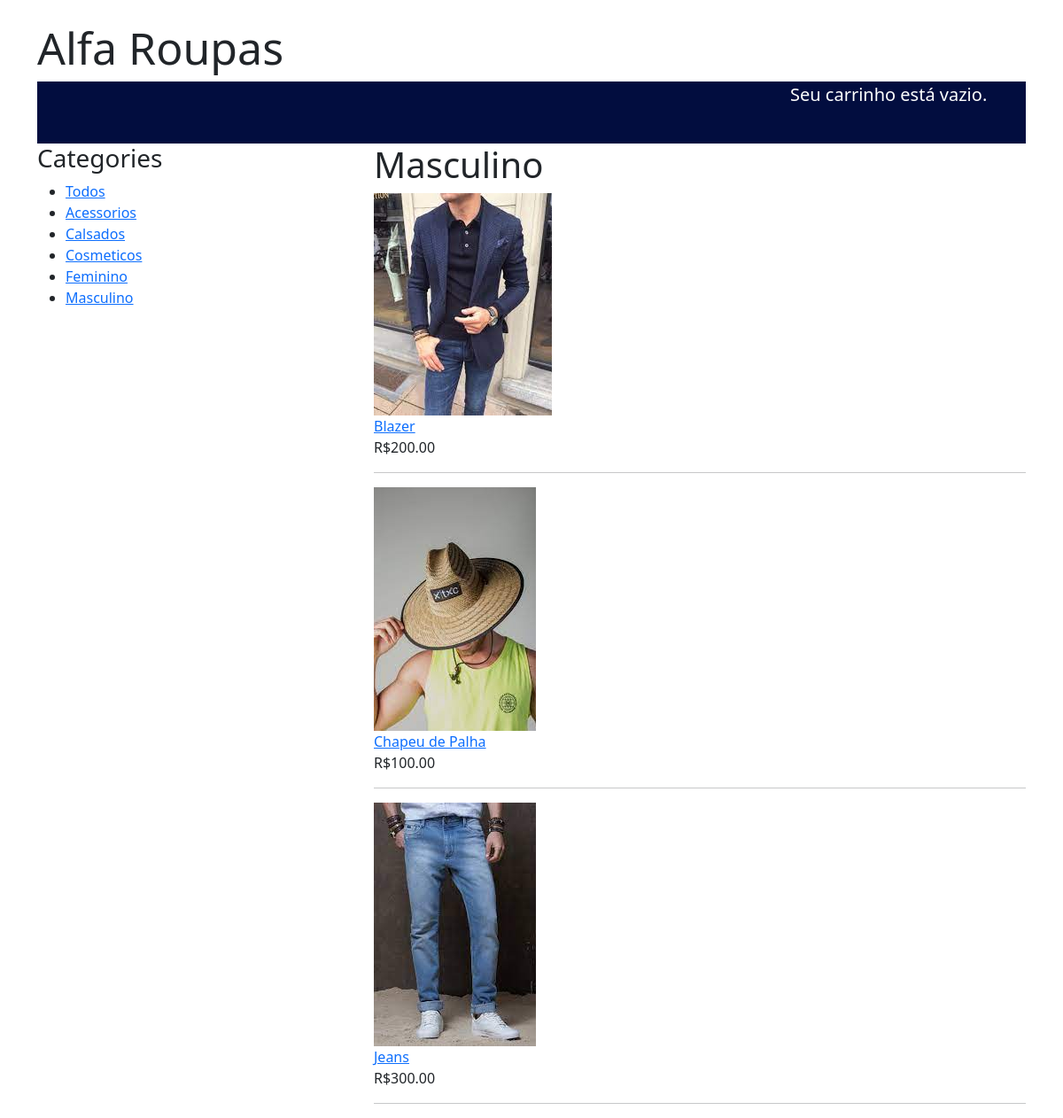
The app's page /frutas/ with its own data.
### shop/models.py (models this page shows, shortened)
class Category(models.Model):
    name= models.CharField(max_length=200, db_index=True)
    slug= models.SlugField(max_length=200, unique=True)
    class Meta:
        ordering=('name',)
        verbose_name='category'
        verbose_name_plural='categories'
    def get_absolute_url(self):
        return reverse('shop:product_list_by_category',args=[self.slug])

class Product(models.Model):
    category=models.ForeignKey(Category, related_name='products', on_delete=models.CASCADE)
    name= models.CharField(max_length=200, db_index=True)
    slug = models.SlugField(max_length=200, db_index=True)
    imagem=models.ImageField(upload_to='products/%y/%m/%d', blank='True')
    description=models.TextField(blank=True)
    price=models.DecimalField(max_digits=10, decimal_places=2)
    available=models.BooleanField(default=True)
    created=models.DateTimeField(auto_now_add=True)
    updated=models.DateTimeField(auto_now=True)
    class Meta:
        ordering =('name',)
        index_together=(('id','slug'),)
    def get_absolute_url(self):
        return reverse('shop:product_detail', args=[self.id, self.slug])

### shop/views.py (the view)
# urls.py: path('', views.product_list, name='product_list'),
def product_list(request, category_slug=None):
    category = None
    categories = Category.objects.all()
    products = Product.objects.filter(available=True)
    if category_slug:
        category = get_object_or_404(Category, slug=category_slug)
        products = products.filter(category=category)
    return render(request, 'shop/product/list.html', {'category':category,'categories':categories,'products':products})

### shop/templates/shop/product/list.html (shortened to what this page needs)
{% extends 'shop/base.html' %}
{% load static %}
    {% block content %}
<div class="row">
    <div class="col-12">
        <div class="row">
            <div class="col-4">
                    <div class="sidebar">
                       <h3>Categories</h3>
                       <ul>
                            <li {%if not category %}class="selected"{% endif %}>
                                <a href="{% url 'shop:product_list' %}">Todos</a>
                            </li>
                                {% for c in categories %}
                            <li {% if category.slug == c.slug %}class="selected"{% endif %}>
                                <a href="{{ c.get_absolute_url }}">{{c.name}}</a>
                            </li>
                                {% endfor %}
                        </ul>
                    </div>
            </div>
            <div class="col-8">
                <div class="row">
                        <h1>
                        {% if category %}
                            {{ category.name }}
                        {% else %}
                            Produtos
                        {%endif%}
                        </h1>
                </div>
                    {% for product in products %}
                        <a href="{{product.get_absolute_url}}">
                        <img src="{% if product.imagem %}{{ product.imagem.url }}{% else %}{% static 'img/no_imagem.jpg' %}{% endif %}">
                        <br>
                        {{ product.name }}
                         </a>
                        <br>
                        R${{ product.price}}
                        <hr>
                    {% endfor %}
            </div>
        </div>
    </div>
</div>
    {% endblock %}

### records on screen
Category: name "Acessorios"
Category: name "Calsados"
Category: name "Cosmeticos"
Category: name "Feminino"
Category: name "Masculino"
Product: imagem (picture), name "Blazer", price "200.00"
Product: imagem (picture), name "Chapeu de Palha", price "100.00"
Product: imagem (picture), name "Jeans", price "300.00"
